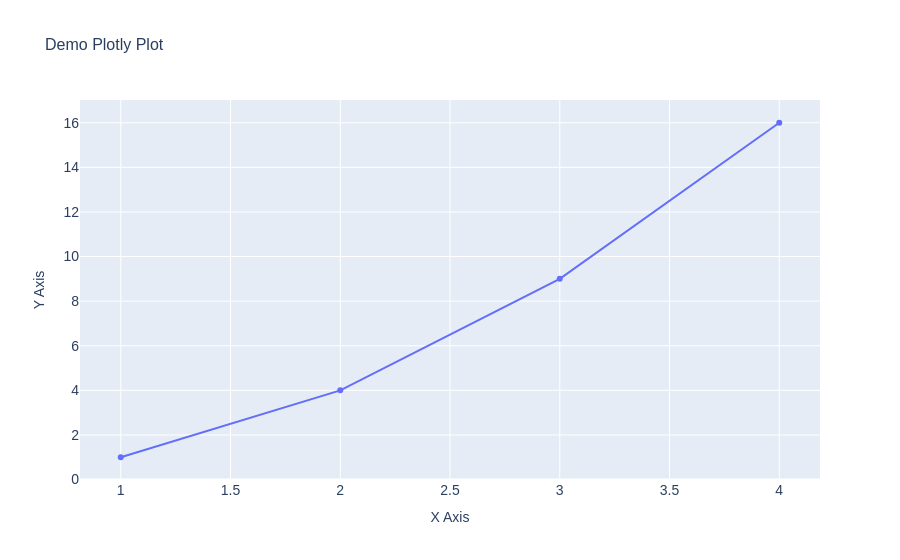

Write notebook code for a chart like this one.
### Markdown cell above
Set global font template

### Code cell
custom_template = go.layout.Template()
custom_template.layout = go.Layout(
    font=dict(family='Arial, sans-serif', size=14),
    title=dict(font=dict(size=16)),
    xaxis=dict(title=dict(font=dict(size=14))),
    yaxis=dict(title=dict(font=dict(size=14)))
)

pio.templates['custom_font'] = custom_template
pio.templates.default = 'plotly+custom_font'

# Optional quick demo
fig = go.Figure(data=go.Scatter(x=[1,2,3,4], y=[1,4,9,16], mode='lines+markers'))
fig.update_layout(title='Demo Plotly Plot', xaxis_title='X Axis', yaxis_title='Y Axis')
fig.show()

### Figure 1 — Plotly figure (JSON) as saved in the notebook; plotly's stock layout.template omitted (floating-point values rounded to 4 significant figures)
{"data": [{"mode": "lines+markers", "type": "scatter", "x": [1, 2, 3, 4], "y": [1, 4, 9, 16]}], "layout": {"autosize": true, "title": {"text": "Demo Plotly Plot"}, "xaxis": {"autorange": true, "range": [0.8257, 4.174], "title": {"text": "X Axis"}, "type": "linear"}, "yaxis": {"autorange": true, "range": [-0.2379, 17.24], "title": {"text": "Y Axis"}, "type": "linear"}}}
